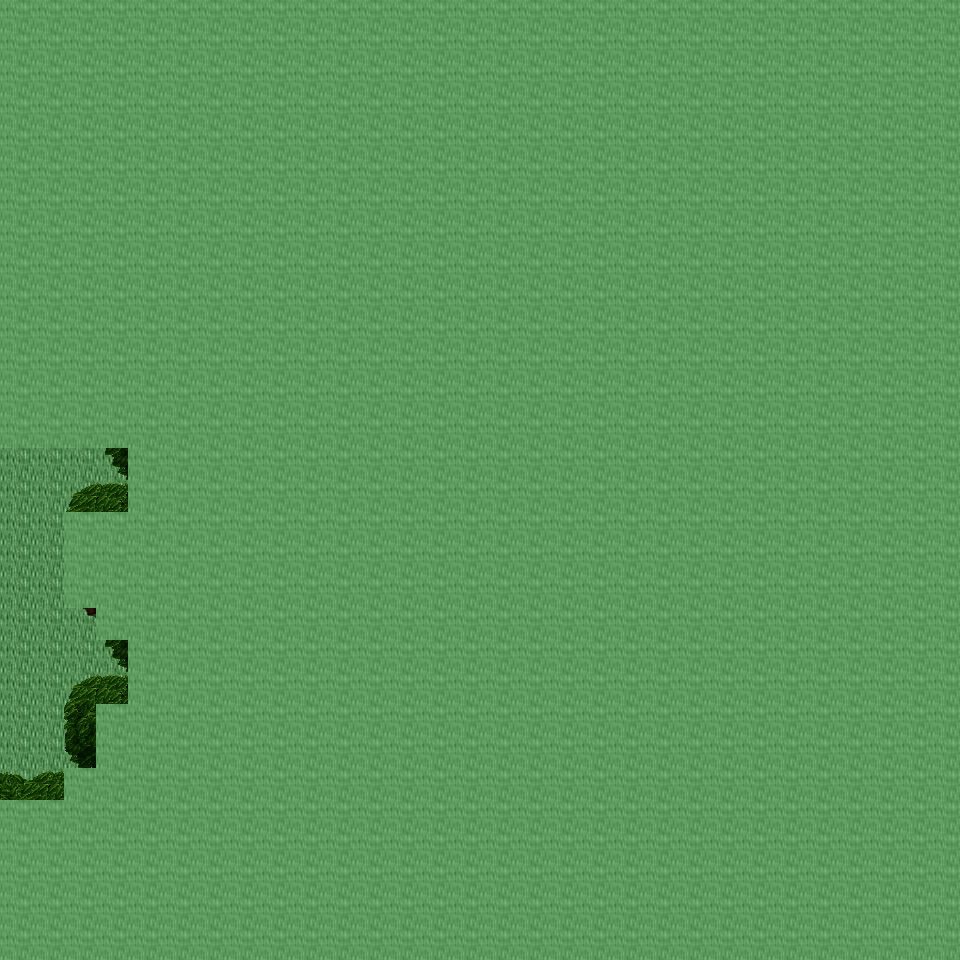

This game map was drawn from its Tiled (.tmx) file and the tilesets committed beside it. A one-line description and the trimmed map source follow:
An orthogonal 30x30 tile map with 32x32 px tiles, 6 tile layers (Ground, Object, Object2, Above, ...), 10 tilesets and 1 object (mapchange).

<map version="1.0" orientation="orthogonal" renderorder="right-down" width="30" height="30" tilewidth="32" tileheight="32" nextobjectid="2">
  <tileset firstgid="1" name="tileset_ground_ground" tilewidth="32" tileheight="32" tilecount="33" columns="3">
    <image source="../drawable/tileset_ground_ground.png" width="96" height="352" />
  </tileset>
  <tileset firstgid="34" name="tileset_plant_tree_tree_darkgreen" tilewidth="32" tileheight="32" tilecount="88" columns="8">
    <image source="../drawable/tileset_plant_tree_tree_darkgreen.png" width="256" height="352" />
  </tileset>
  <tileset firstgid="122" name="tileset_plant_tree_tree_green" tilewidth="32" tileheight="32" tilecount="88" columns="8">
    <image source="../drawable/tileset_plant_tree_tree_green.png" width="256" height="352" />
  </tileset>
  <tileset firstgid="210" name="tileset_logic_collision" tilewidth="32" tileheight="32" tilecount="1" columns="1">
    <image source="../drawable/tileset_logic_collision.png" width="32" height="32" />
  </tileset>
  <tileset firstgid="211" name="tileset_logic_item_herb" tilewidth="32" tileheight="32" tilecount="5" columns="5">
    <image source="../drawable/tileset_logic_item_herb.png" width="160" height="32" />
  </tileset>
  <tileset firstgid="216" name="tileset_plant_flower_small_flower_bed_2" tilewidth="32" tileheight="32" tilecount="12" columns="3">
    <image source="../drawable/tileset_plant_flower_small_flower_bed_2.png" width="96" height="128" />
  </tileset>
  <tileset firstgid="228" name="tileset_plant_flower_small_flower_bed" tilewidth="32" tileheight="32" tilecount="12" columns="3">
    <image source="../drawable/tileset_plant_flower_small_flower_bed.png" width="96" height="128" />
  </tileset>
  <tileset firstgid="240" name="tileset_plant_flower_pointed_yellow" tilewidth="32" tileheight="32" tilecount="2" columns="2">
    <image source="../drawable/tileset_plant_flower_pointed_yellow.png" width="64" height="32" />
  </tileset>
  <tileset firstgid="242" name="tileset_plant_flower_polyanthus" tilewidth="32" tileheight="32" tilecount="3" columns="3">
    <image source="../drawable/tileset_plant_flower_polyanthus.png" width="96" height="32" />
  </tileset>
  <tileset firstgid="245" name="tileset_building_huts" tilewidth="32" tileheight="32" tilecount="338" columns="26">
    <image source="../drawable/tileset_building_huts.png" width="832" height="416" />
  </tileset>
  <layer name="Ground" width="30" height="30">
    <data>[900 cells, 900 non-empty, 1 distinct tile ids]</data>
  </layer>
  <layer name="Object" width="30" height="30">
    <data>[900 cells, 0 non-empty, 0 distinct tile ids]</data>
  </layer>
  <layer name="Object2" width="30" height="30">
    <data>[900 cells, 115 non-empty, 19 distinct tile ids]</data>
  </layer>
  <layer name="Above" width="30" height="30">
    <data>[900 cells, 666 non-empty, 42 distinct tile ids]</data>
  </layer>
  <layer name="Above2" width="30" height="30">
    <data>[900 cells, 11 non-empty, 2 distinct tile ids]</data>
  </layer>
  <layer name="Walkable" width="30" height="30">
    <data>[900 cells, 867 non-empty, 1 distinct tile ids]</data>
  </layer>
  <objectgroup name="MapEvents">
    <object id="1" name="west" type="mapchange" x="0" y="448" width="32" height="352">
      <properties>
        <property name="map" value="0_ados_mountain_n2_w2_x3_y0" />
        <property name="place" value="east" />
      </properties>
    </object>
  </objectgroup>
</map>
